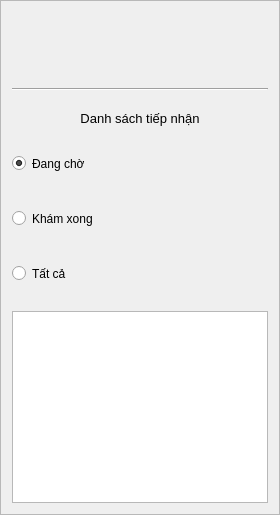
    <widget class="QFrame" name="frame">
     <property name="frameShape">
      <enum>QFrame::StyledPanel</enum>
     </property>
     <property name="frameShadow">
      <enum>QFrame::Raised</enum>
     </property>
     <layout class="QVBoxLayout" name="verticalLayout_3">
      <property name="spacing">
       <number>20</number>
      </property>
      <item>
       <layout class="QVBoxLayout" name="verticalLayout_2">
        <property name="spacing">
         <number>20</number>
        </property>
        <item>
         <widget class="QLabel" name="id_label">
          <property name="styleSheet">
           <string notr="true">font-size: 12pt; font-weight: bold;</string>
          </property>
          <property name="text">
           <string>&lt;Mã phòng&gt;</string>
          </property>
          <property name="alignment">
           <set>Qt::AlignCenter</set>
          </property>
         </widget>
        </item>
        <item>
         <widget class="QLabel" name="name_label">
          <property name="styleSheet">
           <string notr="true">font-size: 12pt; font-weight: bold;</string>
          </property>
          <property name="text">
           <string>&lt;Tên phòng&gt;</string>
          </property>
          <property name="alignment">
           <set>Qt::AlignCenter</set>
          </property>
         </widget>
        </item>
       </layout>
      </item>
      <item>
       <widget class="Line" name="line">
        <property name="orientation">
         <enum>Qt::Horizontal</enum>
        </property>
       </widget>
      </item>
      <item>
       <widget class="QLabel" name="recordList_label">
        <property name="styleSheet">
         <string notr="true">font-size: 10pt;</string>
        </property>
        <property name="text">
         <string>Danh sách tiếp nhận</string>
        </property>
        <property name="alignment">
         <set>Qt::AlignCenter</set>
        </property>
       </widget>
      </item>
      <item>
       <layout class="QVBoxLayout" name="verticalLayout">
        <item>
         <widget class="QRadioButton" name="waiting_radioButton">
          <property name="sizePolicy">
           <sizepolicy hsizetype="Minimum" vsizetype="Maximum">
            <horstretch>0</horstretch>
            <verstretch>0</verstretch>
           </sizepolicy>
          </property>
          <property name="minimumSize">
           <size>
            <width>0</width>
            <height>35</height>
           </size>
          </property>
          <property name="text">
           <string>Đang chờ</string>
          </property>
          <property name="checked">
           <bool>true</bool>
          </property>
         </widget>
        </item>
        <item>
         <widget class="QRadioButton" name="finished_radioButton">
          <property name="sizePolicy">
           <sizepolicy hsizetype="Minimum" vsizetype="Maximum">
            <horstretch>0</horstretch>
            <verstretch>0</verstretch>
           </sizepolicy>
          </property>
          <property name="minimumSize">
           <size>
            <width>0</width>
            <height>35</height>
           </size>
          </property>
          <property name="text">
           <string>Khám xong</string>
          </property>
         </widget>
        </item>
        <item>
         <widget class="QRadioButton" name="allRecords_radioButton">
          <property name="sizePolicy">
           <sizepolicy hsizetype="Minimum" vsizetype="Maximum">
            <horstretch>0</horstretch>
            <verstretch>0</verstretch>
           </sizepolicy>
          </property>
          <property name="minimumSize">
           <size>
            <width>0</width>
            <height>35</height>
           </size>
          </property>
          <property name="text">
           <string>Tất cả</string>
          </property>
         </widget>
        </item>
       </layout>
      </item>
      <item>
       <widget class="QListView" name="record_listView">
        <property name="spacing">
         <number>5</number>
        </property>
       </widget>
      </item>
     </layout>
    </widget>
